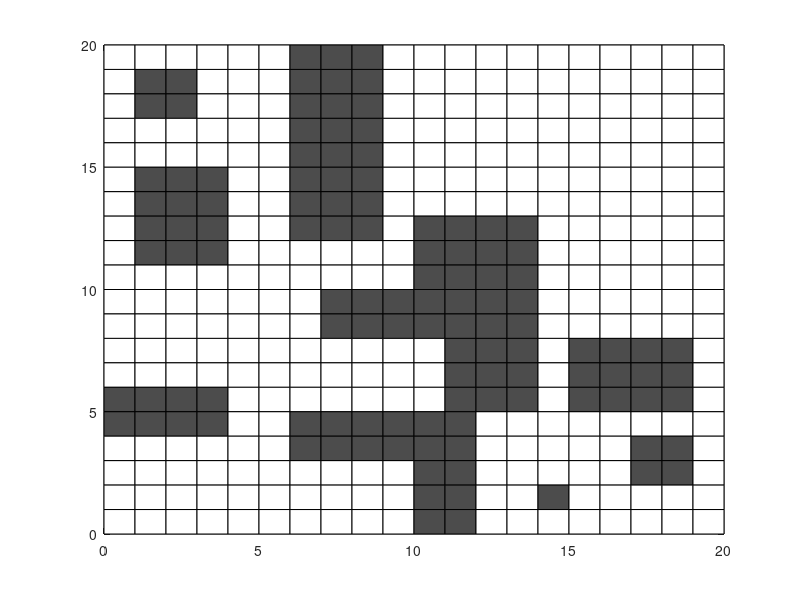

Here is the MATLAB script that generated this plot:
 G=[0 0 0 0 0 0 1 1 1 0 0 0 0 0 0 0 0 0 0 0;
    0 1 1 0 0 0 1 1 1 0 0 0 0 0 0 0 0 0 0 0;
    0 1 1 0 0 0 1 1 1 0 0 0 0 0 0 0 0 0 0 0;
    0 0 0 0 0 0 1 1 1 0 0 0 0 0 0 0 0 0 0 0;
    0 0 0 0 0 0 1 1 1 0 0 0 0 0 0 0 0 0 0 0;
    0 1 1 1 0 0 1 1 1 0 0 0 0 0 0 0 0 0 0 0;
    0 1 1 1 0 0 1 1 1 0 0 0 0 0 0 0 0 0 0 0;
    0 1 1 1 0 0 1 1 1 0 1 1 1 1 0 0 0 0 0 0;
    0 1 1 1 0 0 0 0 0 0 1 1 1 1 0 0 0 0 0 0;
    0 0 0 0 0 0 0 0 0 0 1 1 1 1 0 0 0 0 0 0;
    0 0 0 0 0 0 0 1 1 1 1 1 1 1 0 0 0 0 0 0;
    0 0 0 0 0 0 0 1 1 1 1 1 1 1 0 0 0 0 0 0;
    0 0 0 0 0 0 0 0 0 0 0 1 1 1 0 1 1 1 1 0;
    0 0 0 0 0 0 0 0 0 0 0 1 1 1 0 1 1 1 1 0;
    1 1 1 1 0 0 0 0 0 0 0 1 1 1 0 1 1 1 1 0;
    1 1 1 1 0 0 1 1 1 1 1 1 0 0 0 0 0 0 0 0;
    0 0 0 0 0 0 1 1 1 1 1 1 0 0 0 0 0 1 1 0;
    0 0 0 0 0 0 0 0 0 0 1 1 0 0 0 0 0 1 1 0;
    0 0 0 0 0 0 0 0 0 0 1 1 0 0 1 0 0 0 0 0;
    0 0 0 0 0 0 0 0 0 0 1 1 0 0 0 0 0 0 0 0;];

MM = 20;
figure(1);
axis([0, MM, 0, MM]);
for i = 1 : MM
    for j = 1:MM
        x1 = j - 1; y1 = MM - i;
        x2 = j; y2 = MM - i;
        x3 = j; y3 = MM - i + 1;
        x4 = j - 1; y4 = MM - i + 1;
        if G(i, j) == 1
            fill([x1, x2, x3, x4], [y1, y2, y3, y4], [0.3, 0.3, 0.3]);  % 障碍物，灰度块填充
        else
            fill([x1, x2, x3, x4], [y1, y2, y3, y4], [1, 1, 1]);        % 空闲区域
        end
        hold on;
    end
end